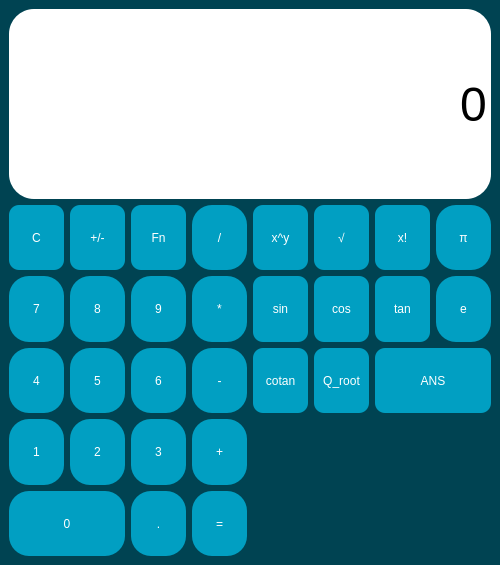
<?xml version="1.0" encoding="UTF-8"?>
<ui version="4.0">
 <class>ParniScitacka</class>
 <widget class="QMainWindow" name="ParniScitacka">
  <property name="geometry">
   <rect>
    <x>0</x>
    <y>0</y>
    <width>500</width>
    <height>565</height>
   </rect>
  </property>
  <property name="minimumSize">
   <size>
    <width>400</width>
    <height>400</height>
   </size>
  </property>
  <property name="maximumSize">
   <size>
    <width>1000</width>
    <height>800</height>
   </size>
  </property>
  <property name="windowTitle">
   <string>Parní Sčítačka</string>
  </property>
  <property name="windowIcon">
   <iconset theme="kcalc">
    <normaloff>.</normaloff>.</iconset>
  </property>
  <property name="windowOpacity">
   <double>1.000000000000000</double>
  </property>
  <property name="autoFillBackground">
   <bool>false</bool>
  </property>
  <property name="styleSheet">
   <string notr="true">QWidget{
	
	background-color: rgb(0, 67, 82);
}</string>
  </property>
  <widget class="QWidget" name="centralwidget">
   <layout class="QGridLayout" name="gridLayout_3" rowstretch="0,0,0,0,0,0,0" columnstretch="0,0,0,0,0,0,0,0">
    <item row="6" column="3">
     <widget class="QPushButton" name="ButtonEqual">
      <property name="sizePolicy">
       <sizepolicy hsizetype="Preferred" vsizetype="Preferred">
        <horstretch>0</horstretch>
        <verstretch>0</verstretch>
       </sizepolicy>
      </property>
      <property name="minimumSize">
       <size>
        <width>40</width>
        <height>40</height>
       </size>
      </property>
      <property name="styleSheet">
       <string notr="true">QPushButton {
	color: rgb(255, 255, 255);
	background-color: rgb(1, 159, 194);
	border-radius: 20px;
	padding: 5px;
	border-style: outset;
}

QPushButton:hover {
	color: rgb(255, 255, 255);
	background-color: rgb(1, 182, 218);
	border-radius: 20px;
	padding: 5px;
	border-style: outset;
}

QPushButton:pressed {
	color: rgb(255, 255, 255);
	background-color: rgb(1, 124, 149);
	border-radius: 20px;
	padding: 5px;
	border-style: outset;
}</string>
      </property>
      <property name="text">
       <string>=</string>
      </property>
     </widget>
    </item>
    <item row="1" column="1">
     <widget class="QPushButton" name="ButtonSwitch">
      <property name="sizePolicy">
       <sizepolicy hsizetype="Preferred" vsizetype="Preferred">
        <horstretch>0</horstretch>
        <verstretch>0</verstretch>
       </sizepolicy>
      </property>
      <property name="styleSheet">
       <string notr="true">QPushButton {
	color: rgb(255, 255, 255);
	background-color: rgb(1, 159, 194);
	border-radius: 10px;
	padding: 5px;
	border-style: outset;
}

QPushButton:hover {
	color: rgb(255, 255, 255);
	background-color: rgb(1, 182, 218);
	border-radius: 10px;
	padding: 5px;
	border-style: outset;
}

QPushButton:pressed {
	color: rgb(255, 255, 255);
	background-color: rgb(1, 124, 149);
	border-radius: 10px;
	padding: 5px;
	border-style: outset;
}</string>
      </property>
      <property name="text">
       <string>+/-</string>
      </property>
     </widget>
    </item>
    <item row="5" column="3">
     <widget class="QPushButton" name="ButtonPlus">
      <property name="sizePolicy">
       <sizepolicy hsizetype="Preferred" vsizetype="Preferred">
        <horstretch>0</horstretch>
        <verstretch>0</verstretch>
       </sizepolicy>
      </property>
      <property name="minimumSize">
       <size>
        <width>40</width>
        <height>40</height>
       </size>
      </property>
      <property name="styleSheet">
       <string notr="true">QPushButton {
	color: rgb(255, 255, 255);
	background-color: rgb(1, 159, 194);
	border-radius: 20px;
	padding: 5px;
	border-style: outset;
}

QPushButton:hover {
	color: rgb(255, 255, 255);
	background-color: rgb(1, 182, 218);
	border-radius: 20px;
	padding: 5px;
	border-style: outset;
}

QPushButton:pressed {
	color: rgb(255, 255, 255);
	background-color: rgb(1, 124, 149);
	border-radius: 20px;
	padding: 5px;
	border-style: outset;
}</string>
      </property>
      <property name="text">
       <string>+</string>
      </property>
     </widget>
    </item>
    <item row="4" column="3">
     <widget class="QPushButton" name="ButtonMinus">
      <property name="sizePolicy">
       <sizepolicy hsizetype="Preferred" vsizetype="Preferred">
        <horstretch>0</horstretch>
        <verstretch>0</verstretch>
       </sizepolicy>
      </property>
      <property name="minimumSize">
       <size>
        <width>40</width>
        <height>40</height>
       </size>
      </property>
      <property name="styleSheet">
       <string notr="true">QPushButton {
	color: rgb(255, 255, 255);
	background-color: rgb(1, 159, 194);
	border-radius: 20px;
	padding: 5px;
	border-style: outset;
}

QPushButton:hover {
	color: rgb(255, 255, 255);
	background-color: rgb(1, 182, 218);
	border-radius: 20px;
	padding: 5px;
	border-style: outset;
}

QPushButton:pressed {
	color: rgb(255, 255, 255);
	background-color: rgb(1, 124, 149);
	border-radius: 20px;
	padding: 5px;
	border-style: outset;
}</string>
      </property>
      <property name="text">
       <string>-</string>
      </property>
     </widget>
    </item>
    <item row="6" column="2">
     <widget class="QPushButton" name="ButtonDot">
      <property name="sizePolicy">
       <sizepolicy hsizetype="Preferred" vsizetype="Preferred">
        <horstretch>0</horstretch>
        <verstretch>0</verstretch>
       </sizepolicy>
      </property>
      <property name="minimumSize">
       <size>
        <width>40</width>
        <height>40</height>
       </size>
      </property>
      <property name="styleSheet">
       <string notr="true">QPushButton {
	color: rgb(255, 255, 255);
	background-color: rgb(1, 159, 194);
	border-radius: 20px;
	padding: 5px;
	border-style: outset;
}

QPushButton:hover {
	color: rgb(255, 255, 255);
	background-color: rgb(1, 182, 218);
	border-radius: 20px;
	padding: 5px;
	border-style: outset;
}

QPushButton:pressed {
	color: rgb(255, 255, 255);
	background-color: rgb(1, 124, 149);
	border-radius: 20px;
	padding: 5px;
	border-style: outset;
}</string>
      </property>
      <property name="text">
       <string>.</string>
      </property>
     </widget>
    </item>
    <item row="1" column="7">
     <widget class="QPushButton" name="ButtonPI">
      <property name="sizePolicy">
       <sizepolicy hsizetype="Preferred" vsizetype="Preferred">
        <horstretch>0</horstretch>
        <verstretch>0</verstretch>
       </sizepolicy>
      </property>
      <property name="styleSheet">
       <string notr="true">QPushButton {
	color: rgb(255, 255, 255);
	background-color: rgb(1, 159, 194);
	border-radius: 20px;
	padding: 5px;
	border-style: outset;
}

QPushButton:hover {
	color: rgb(255, 255, 255);
	background-color: rgb(1, 182, 218);
	border-radius: 20px;
	padding: 5px;
	border-style: outset;
}

QPushButton:pressed {
	color: rgb(255, 255, 255);
	background-color: rgb(1, 124, 149);
	border-radius: 20px;
	padding: 5px;
	border-style: outset;
}</string>
      </property>
      <property name="text">
       <string>π</string>
      </property>
     </widget>
    </item>
    <item row="4" column="4">
     <widget class="QPushButton" name="ButtonCotan">
      <property name="sizePolicy">
       <sizepolicy hsizetype="Preferred" vsizetype="Preferred">
        <horstretch>0</horstretch>
        <verstretch>0</verstretch>
       </sizepolicy>
      </property>
      <property name="minimumSize">
       <size>
        <width>40</width>
        <height>40</height>
       </size>
      </property>
      <property name="styleSheet">
       <string notr="true">QPushButton {
	color: rgb(255, 255, 255);
	background-color: rgb(1, 159, 194);
	border-radius: 10px;
	padding: 5px;
	border-style: outset;
}

QPushButton:hover {
	color: rgb(255, 255, 255);
	background-color: rgb(1, 182, 218);
	border-radius: 10px;
	padding: 5px;
	border-style: outset;
}

QPushButton:pressed {
	color: rgb(255, 255, 255);
	background-color: rgb(1, 124, 149);
	border-radius: 10px;
	padding: 5px;
	border-style: outset;
}</string>
      </property>
      <property name="text">
       <string>cotan</string>
      </property>
     </widget>
    </item>
    <item row="3" column="2">
     <widget class="QPushButton" name="Button9">
      <property name="sizePolicy">
       <sizepolicy hsizetype="Preferred" vsizetype="Preferred">
        <horstretch>0</horstretch>
        <verstretch>0</verstretch>
       </sizepolicy>
      </property>
      <property name="minimumSize">
       <size>
        <width>40</width>
        <height>40</height>
       </size>
      </property>
      <property name="styleSheet">
       <string notr="true">QPushButton {
	color: rgb(255, 255, 255);
	background-color: rgb(1, 159, 194);
	border-radius: 20px;
	padding: 5px;
	border-style: outset;
}

QPushButton:hover {
	color: rgb(255, 255, 255);
	background-color: rgb(1, 182, 218);
	border-radius: 20px;
	padding: 5px;
	border-style: outset;
}

QPushButton:pressed {
	color: rgb(255, 255, 255);
	background-color: rgb(1, 124, 149);
	border-radius: 20px;
	padding: 5px;
	border-style: outset;
}</string>
      </property>
      <property name="text">
       <string>9</string>
      </property>
     </widget>
    </item>
    <item row="0" column="0" colspan="8">
     <widget class="QLineEdit" name="Display">
      <property name="sizePolicy">
       <sizepolicy hsizetype="Preferred" vsizetype="Expanding">
        <horstretch>0</horstretch>
        <verstretch>0</verstretch>
       </sizepolicy>
      </property>
      <property name="minimumSize">
       <size>
        <width>200</width>
        <height>95</height>
       </size>
      </property>
      <property name="maximumSize">
       <size>
        <width>1000</width>
        <height>190</height>
       </size>
      </property>
      <property name="font">
       <font>
        <pointsize>36</pointsize>
       </font>
      </property>
      <property name="styleSheet">
       <string notr="true">QLineEdit {
	color: rgb(0, 0, 0);
	background-color: rgb(255, 255, 255);
	border-radius: 25%;
}</string>
      </property>
      <property name="text">
       <string>0</string>
      </property>
      <property name="alignment">
       <set>Qt::AlignRight|Qt::AlignTrailing|Qt::AlignVCenter</set>
      </property>
      <property name="readOnly">
       <bool>true</bool>
      </property>
     </widget>
    </item>
    <item row="4" column="5">
     <widget class="QPushButton" name="ButtonQRoot">
      <property name="sizePolicy">
       <sizepolicy hsizetype="Preferred" vsizetype="Preferred">
        <horstretch>0</horstretch>
        <verstretch>0</verstretch>
       </sizepolicy>
      </property>
      <property name="minimumSize">
       <size>
        <width>40</width>
        <height>40</height>
       </size>
      </property>
      <property name="styleSheet">
       <string notr="true">QPushButton {
	color: rgb(255, 255, 255);
	background-color: rgb(1, 159, 194);
	border-radius: 10px;
	padding: 5px;
	border-style: outset;
}

QPushButton:hover {
	color: rgb(255, 255, 255);
	background-color: rgb(1, 182, 218);
	border-radius: 10px;
	padding: 5px;
	border-style: outset;
}

QPushButton:pressed {
	color: rgb(255, 255, 255);
	background-color: rgb(1, 124, 149);
	border-radius: 10px;
	padding: 5px;
	border-style: outset;
}</string>
      </property>
      <property name="text">
       <string>Q_root</string>
      </property>
     </widget>
    </item>
    <item row="3" column="3">
     <widget class="QPushButton" name="ButtonMultiply">
      <property name="sizePolicy">
       <sizepolicy hsizetype="Preferred" vsizetype="Preferred">
        <horstretch>0</horstretch>
        <verstretch>0</verstretch>
       </sizepolicy>
      </property>
      <property name="minimumSize">
       <size>
        <width>40</width>
        <height>40</height>
       </size>
      </property>
      <property name="styleSheet">
       <string notr="true">QPushButton {
	color: rgb(255, 255, 255);
	background-color: rgb(1, 159, 194);
	border-radius: 20px;
	padding: 5px;
	border-style: outset;
}

QPushButton:hover {
	color: rgb(255, 255, 255);
	background-color: rgb(1, 182, 218);
	border-radius: 20px;
	padding: 5px;
	border-style: outset;
}

QPushButton:pressed {
	color: rgb(255, 255, 255);
	background-color: rgb(1, 124, 149);
	border-radius: 20px;
	padding: 5px;
	border-style: outset;
}</string>
      </property>
      <property name="text">
       <string>*</string>
      </property>
     </widget>
    </item>
    <item row="1" column="4">
     <widget class="QPushButton" name="ButtonPow">
      <property name="sizePolicy">
       <sizepolicy hsizetype="Preferred" vsizetype="Preferred">
        <horstretch>0</horstretch>
        <verstretch>0</verstretch>
       </sizepolicy>
      </property>
      <property name="styleSheet">
       <string notr="true">QPushButton {
	color: rgb(255, 255, 255);
	background-color: rgb(1, 159, 194);
	border-radius: 10px;
	padding: 5px;
	border-style: outset;
}

QPushButton:hover {
	color: rgb(255, 255, 255);
	background-color: rgb(1, 182, 218);
	border-radius: 10px;
	padding: 5px;
	border-style: outset;
}

QPushButton:pressed {
	color: rgb(255, 255, 255);
	background-color: rgb(1, 124, 149);
	border-radius: 10px;
	padding: 5px;
	border-style: outset;
}</string>
      </property>
      <property name="text">
       <string>x^y</string>
      </property>
     </widget>
    </item>
    <item row="1" column="5">
     <widget class="QPushButton" name="ButtonSqrt">
      <property name="sizePolicy">
       <sizepolicy hsizetype="Preferred" vsizetype="Preferred">
        <horstretch>0</horstretch>
        <verstretch>0</verstretch>
       </sizepolicy>
      </property>
      <property name="styleSheet">
       <string notr="true">QPushButton {
	color: rgb(255, 255, 255);
	background-color: rgb(1, 159, 194);
	border-radius: 10px;
	padding: 5px;
	border-style: outset;
}

QPushButton:hover {
	color: rgb(255, 255, 255);
	background-color: rgb(1, 182, 218);
	border-radius: 10px;
	padding: 5px;
	border-style: outset;
}

QPushButton:pressed {
	color: rgb(255, 255, 255);
	background-color: rgb(1, 124, 149);
	border-radius: 10px;
	padding: 5px;
	border-style: outset;
}</string>
      </property>
      <property name="text">
       <string>√</string>
      </property>
     </widget>
    </item>
    <item row="4" column="2">
     <widget class="QPushButton" name="Button6">
      <property name="sizePolicy">
       <sizepolicy hsizetype="Preferred" vsizetype="Preferred">
        <horstretch>0</horstretch>
        <verstretch>0</verstretch>
       </sizepolicy>
      </property>
      <property name="minimumSize">
       <size>
        <width>40</width>
        <height>40</height>
       </size>
      </property>
      <property name="styleSheet">
       <string notr="true">QPushButton {
	color: rgb(255, 255, 255);
	background-color: rgb(1, 159, 194);
	border-radius: 20px;
	padding: 5px;
	border-style: outset;
}

QPushButton:hover {
	color: rgb(255, 255, 255);
	background-color: rgb(1, 182, 218);
	border-radius: 20px;
	padding: 5px;
	border-style: outset;
}

QPushButton:pressed {
	color: rgb(255, 255, 255);
	background-color: rgb(1, 124, 149);
	border-radius: 20px;
	padding: 5px;
	border-style: outset;
}</string>
      </property>
      <property name="text">
       <string>6</string>
      </property>
     </widget>
    </item>
    <item row="3" column="4">
     <widget class="QPushButton" name="ButtonSin">
      <property name="sizePolicy">
       <sizepolicy hsizetype="Preferred" vsizetype="Preferred">
        <horstretch>0</horstretch>
        <verstretch>0</verstretch>
       </sizepolicy>
      </property>
      <property name="minimumSize">
       <size>
        <width>40</width>
        <height>40</height>
       </size>
      </property>
      <property name="styleSheet">
       <string notr="true">QPushButton {
	color: rgb(255, 255, 255);
	background-color: rgb(1, 159, 194);
	border-radius: 10px;
	padding: 5px;
	border-style: outset;
}

QPushButton:hover {
	color: rgb(255, 255, 255);
	background-color: rgb(1, 182, 218);
	border-radius: 10px;
	padding: 5px;
	border-style: outset;
}

QPushButton:pressed {
	color: rgb(255, 255, 255);
	background-color: rgb(1, 124, 149);
	border-radius: 10px;
	padding: 5px;
	border-style: outset;
}</string>
      </property>
      <property name="text">
       <string>sin</string>
      </property>
     </widget>
    </item>
    <item row="1" column="0">
     <widget class="QPushButton" name="ButtonReset">
      <property name="sizePolicy">
       <sizepolicy hsizetype="Preferred" vsizetype="Preferred">
        <horstretch>0</horstretch>
        <verstretch>0</verstretch>
       </sizepolicy>
      </property>
      <property name="minimumSize">
       <size>
        <width>40</width>
        <height>40</height>
       </size>
      </property>
      <property name="styleSheet">
       <string notr="true">QPushButton {
	color: rgb(255, 255, 255);
	background-color: rgb(1, 159, 194);
	border-radius: 10px;
	padding: 5px;
	border-style: outset;
}

QPushButton:hover {
	color: rgb(255, 255, 255);
	background-color: rgb(1, 182, 218);
	border-radius: 10px;
	padding: 5px;
	border-style: outset;
}

QPushButton:pressed {
	color: rgb(255, 255, 255);
	background-color: rgb(1, 124, 149);
	border-radius: 10px;
	padding: 5px;
	border-style: outset;
}</string>
      </property>
      <property name="text">
       <string>C</string>
      </property>
     </widget>
    </item>
    <item row="5" column="1">
     <widget class="QPushButton" name="Button2">
      <property name="sizePolicy">
       <sizepolicy hsizetype="Preferred" vsizetype="Preferred">
        <horstretch>0</horstretch>
        <verstretch>0</verstretch>
       </sizepolicy>
      </property>
      <property name="minimumSize">
       <size>
        <width>40</width>
        <height>40</height>
       </size>
      </property>
      <property name="styleSheet">
       <string notr="true">QPushButton {
	color: rgb(255, 255, 255);
	background-color: rgb(1, 159, 194);
	border-radius: 20px;
	padding: 5px;
	border-style: outset;
}

QPushButton:hover {
	color: rgb(255, 255, 255);
	background-color: rgb(1, 182, 218);
	border-radius: 20px;
	padding: 5px;
	border-style: outset;
}

QPushButton:pressed {
	color: rgb(255, 255, 255);
	background-color: rgb(1, 124, 149);
	border-radius: 20px;
	padding: 5px;
	border-style: outset;
}</string>
      </property>
      <property name="text">
       <string>2</string>
      </property>
     </widget>
    </item>
    <item row="1" column="3">
     <widget class="QPushButton" name="ButtonDivide">
      <property name="sizePolicy">
       <sizepolicy hsizetype="Preferred" vsizetype="Preferred">
        <horstretch>0</horstretch>
        <verstretch>0</verstretch>
       </sizepolicy>
      </property>
      <property name="styleSheet">
       <string notr="true">QPushButton {
	color: rgb(255, 255, 255);
	background-color: rgb(1, 159, 194);
	border-radius: 20px;
	padding: 5px;
	border-style: outset;
}

QPushButton:hover {
	color: rgb(255, 255, 255);
	background-color: rgb(1, 182, 218);
	border-radius: 20px;
	padding: 5px;
	border-style: outset;
}

QPushButton:pressed {
	color: rgb(255, 255, 255);
	background-color: rgb(1, 124, 149);
	border-radius: 20px;
	padding: 5px;
	border-style: outset;
}</string>
      </property>
      <property name="text">
       <string>/</string>
      </property>
     </widget>
    </item>
    <item row="3" column="7">
     <widget class="QPushButton" name="ButtonEuler">
      <property name="sizePolicy">
       <sizepolicy hsizetype="Preferred" vsizetype="Preferred">
        <horstretch>0</horstretch>
        <verstretch>0</verstretch>
       </sizepolicy>
      </property>
      <property name="minimumSize">
       <size>
        <width>40</width>
        <height>40</height>
       </size>
      </property>
      <property name="styleSheet">
       <string notr="true">QPushButton {
	color: rgb(255, 255, 255);
	background-color: rgb(1, 159, 194);
	border-radius: 20px;
	padding: 5px;
	border-style: outset;
}

QPushButton:hover {
	color: rgb(255, 255, 255);
	background-color: rgb(1, 182, 218);
	border-radius: 20px;
	padding: 5px;
	border-style: outset;
}

QPushButton:pressed {
	color: rgb(255, 255, 255);
	background-color: rgb(1, 124, 149);
	border-radius: 20px;
	padding: 5px;
	border-style: outset;
}</string>
      </property>
      <property name="text">
       <string>e</string>
      </property>
     </widget>
    </item>
    <item row="5" column="2">
     <widget class="QPushButton" name="Button3">
      <property name="sizePolicy">
       <sizepolicy hsizetype="Preferred" vsizetype="Preferred">
        <horstretch>0</horstretch>
        <verstretch>0</verstretch>
       </sizepolicy>
      </property>
      <property name="minimumSize">
       <size>
        <width>40</width>
        <height>40</height>
       </size>
      </property>
      <property name="styleSheet">
       <string notr="true">QPushButton {
	color: rgb(255, 255, 255);
	background-color: rgb(1, 159, 194);
	border-radius: 20px;
	padding: 5px;
	border-style: outset;
}

QPushButton:hover {
	color: rgb(255, 255, 255);
	background-color: rgb(1, 182, 218);
	border-radius: 20px;
	padding: 5px;
	border-style: outset;
}

QPushButton:pressed {
	color: rgb(255, 255, 255);
	background-color: rgb(1, 124, 149);
	border-radius: 20px;
	padding: 5px;
	border-style: outset;
}</string>
      </property>
      <property name="text">
       <string>3</string>
      </property>
     </widget>
    </item>
    <item row="3" column="1">
     <widget class="QPushButton" name="Button8">
      <property name="sizePolicy">
       <sizepolicy hsizetype="Preferred" vsizetype="Preferred">
        <horstretch>0</horstretch>
        <verstretch>0</verstretch>
       </sizepolicy>
      </property>
      <property name="minimumSize">
       <size>
        <width>40</width>
        <height>40</height>
       </size>
      </property>
      <property name="styleSheet">
       <string notr="true">QPushButton {
	color: rgb(255, 255, 255);
	background-color: rgb(1, 159, 194);
	border-radius: 20px;
	padding: 5px;
	border-style: outset;
}

QPushButton:hover {
	color: rgb(255, 255, 255);
	background-color: rgb(1, 182, 218);
	border-radius: 20px;
	padding: 5px;
	border-style: outset;
}

QPushButton:pressed {
	color: rgb(255, 255, 255);
	background-color: rgb(1, 124, 149);
	border-radius: 20px;
	padding: 5px;
	border-style: outset;
}</string>
      </property>
      <property name="text">
       <string>8</string>
      </property>
     </widget>
    </item>
    <item row="4" column="1">
     <widget class="QPushButton" name="Button5">
      <property name="sizePolicy">
       <sizepolicy hsizetype="Preferred" vsizetype="Preferred">
        <horstretch>0</horstretch>
        <verstretch>0</verstretch>
       </sizepolicy>
      </property>
      <property name="minimumSize">
       <size>
        <width>40</width>
        <height>40</height>
       </size>
      </property>
      <property name="styleSheet">
       <string notr="true">QPushButton {
	color: rgb(255, 255, 255);
	background-color: rgb(1, 159, 194);
	border-radius: 20px;
	padding: 5px;
	border-style: outset;
}

QPushButton:hover {
	color: rgb(255, 255, 255);
	background-color: rgb(1, 182, 218);
	border-radius: 20px;
	padding: 5px;
	border-style: outset;
}

QPushButton:pressed {
	color: rgb(255, 255, 255);
	background-color: rgb(1, 124, 149);
	border-radius: 20px;
	padding: 5px;
	border-style: outset;
}</string>
      </property>
      <property name="text">
       <string>5</string>
      </property>
     </widget>
    </item>
    <item row="3" column="5">
     <widget class="QPushButton" name="ButtonCos">
      <property name="sizePolicy">
       <sizepolicy hsizetype="Preferred" vsizetype="Preferred">
        <horstretch>0</horstretch>
        <verstretch>0</verstretch>
       </sizepolicy>
      </property>
      <property name="minimumSize">
       <size>
        <width>40</width>
        <height>40</height>
       </size>
      </property>
      <property name="styleSheet">
       <string notr="true">QPushButton {
	color: rgb(255, 255, 255);
	background-color: rgb(1, 159, 194);
	border-radius: 10px;
	padding: 5px;
	border-style: outset;
}

QPushButton:hover {
	color: rgb(255, 255, 255);
	background-color: rgb(1, 182, 218);
	border-radius: 10px;
	padding: 5px;
	border-style: outset;
}

QPushButton:pressed {
	color: rgb(255, 255, 255);
	background-color: rgb(1, 124, 149);
	border-radius: 10px;
	padding: 5px;
	border-style: outset;
}</string>
      </property>
      <property name="text">
       <string>cos</string>
      </property>
     </widget>
    </item>
    <item row="3" column="6">
     <widget class="QPushButton" name="ButtonTan">
      <property name="sizePolicy">
       <sizepolicy hsizetype="Preferred" vsizetype="Preferred">
        <horstretch>0</horstretch>
        <verstretch>0</verstretch>
       </sizepolicy>
      </property>
      <property name="minimumSize">
       <size>
        <width>40</width>
        <height>40</height>
       </size>
      </property>
      <property name="styleSheet">
       <string notr="true">QPushButton {
	color: rgb(255, 255, 255);
	background-color: rgb(1, 159, 194);
	border-radius: 10px;
	padding: 5px;
	border-style: outset;
}

QPushButton:hover {
	color: rgb(255, 255, 255);
	background-color: rgb(1, 182, 218);
	border-radius: 10px;
	padding: 5px;
	border-style: outset;
}

QPushButton:pressed {
	color: rgb(255, 255, 255);
	background-color: rgb(1, 124, 149);
	border-radius: 10px;
	padding: 5px;
	border-style: outset;
}</string>
      </property>
      <property name="text">
       <string>tan</string>
      </property>
     </widget>
    </item>
    <item row="1" column="6">
     <widget class="QPushButton" name="ButtonFact">
      <property name="sizePolicy">
       <sizepolicy hsizetype="Preferred" vsizetype="Preferred">
        <horstretch>0</horstretch>
        <verstretch>0</verstretch>
       </sizepolicy>
      </property>
      <property name="styleSheet">
       <string notr="true">QPushButton {
	color: rgb(255, 255, 255);
	background-color: rgb(1, 159, 194);
	border-radius: 10px;
	padding: 5px;
	border-style: outset;
}

QPushButton:hover {
	color: rgb(255, 255, 255);
	background-color: rgb(1, 182, 218);
	border-radius: 10px;
	padding: 5px;
	border-style: outset;
}

QPushButton:pressed {
	color: rgb(255, 255, 255);
	background-color: rgb(1, 124, 149);
	border-radius: 10px;
	padding: 5px;
	border-style: outset;
}</string>
      </property>
      <property name="text">
       <string>x!</string>
      </property>
     </widget>
    </item>
    <item row="5" column="0">
     <widget class="QPushButton" name="Button1">
      <property name="sizePolicy">
       <sizepolicy hsizetype="Preferred" vsizetype="Preferred">
        <horstretch>0</horstretch>
        <verstretch>0</verstretch>
       </sizepolicy>
      </property>
      <property name="minimumSize">
       <size>
        <width>40</width>
        <height>40</height>
       </size>
      </property>
      <property name="styleSheet">
       <string notr="true">QPushButton {
	color: rgb(255, 255, 255);
	background-color: rgb(1, 159, 194);
	border-radius: 20px;
	padding: 5px;
	border-style: outset;
}

QPushButton:hover {
	color: rgb(255, 255, 255);
	background-color: rgb(1, 182, 218);
	border-radius: 20px;
	padding: 5px;
	border-style: outset;
}

QPushButton:pressed {
	color: rgb(255, 255, 255);
	background-color: rgb(1, 124, 149);
	border-radius: 20px;
	padding: 5px;
	border-style: outset;
}</string>
      </property>
      <property name="text">
       <string>1</string>
      </property>
     </widget>
    </item>
    <item row="4" column="0">
     <widget class="QPushButton" name="Button4">
      <property name="sizePolicy">
       <sizepolicy hsizetype="Preferred" vsizetype="Preferred">
        <horstretch>0</horstretch>
        <verstretch>0</verstretch>
       </sizepolicy>
      </property>
      <property name="minimumSize">
       <size>
        <width>40</width>
        <height>40</height>
       </size>
      </property>
      <property name="styleSheet">
       <string notr="true">QPushButton {
	color: rgb(255, 255, 255);
	background-color: rgb(1, 159, 194);
	border-radius: 20px;
	padding: 5px;
	border-style: outset;
}

QPushButton:hover {
	color: rgb(255, 255, 255);
	background-color: rgb(1, 182, 218);
	border-radius: 20px;
	padding: 5px;
	border-style: outset;
}

QPushButton:pressed {
	color: rgb(255, 255, 255);
	background-color: rgb(1, 124, 149);
	border-radius: 20px;
	padding: 5px;
	border-style: outset;
}</string>
      </property>
      <property name="text">
       <string>4</string>
      </property>
     </widget>
    </item>
    <item row="3" column="0">
     <widget class="QPushButton" name="Button7">
      <property name="sizePolicy">
       <sizepolicy hsizetype="Preferred" vsizetype="Preferred">
        <horstretch>0</horstretch>
        <verstretch>0</verstretch>
       </sizepolicy>
      </property>
      <property name="minimumSize">
       <size>
        <width>40</width>
        <height>40</height>
       </size>
      </property>
      <property name="styleSheet">
       <string notr="true">QPushButton {
	color: rgb(255, 255, 255);
	background-color: rgb(1, 159, 194);
	border-radius: 20px;
	padding: 5px;
	border-style: outset;
}

QPushButton:hover {
	color: rgb(255, 255, 255);
	background-color: rgb(1, 182, 218);
	border-radius: 20px;
	padding: 5px;
	border-style: outset;
}

QPushButton:pressed {
	color: rgb(255, 255, 255);
	background-color: rgb(1, 124, 149);
	border-radius: 20px;
	padding: 5px;
	border-style: outset;
}</string>
      </property>
      <property name="text">
       <string>7</string>
      </property>
     </widget>
    </item>
    <item row="6" column="0" colspan="2">
     <widget class="QPushButton" name="Button0">
      <property name="sizePolicy">
       <sizepolicy hsizetype="Preferred" vsizetype="Preferred">
        <horstretch>0</horstretch>
        <verstretch>0</verstretch>
       </sizepolicy>
      </property>
      <property name="minimumSize">
       <size>
        <width>40</width>
        <height>40</height>
       </size>
      </property>
      <property name="styleSheet">
       <string notr="true">QPushButton {
	color: rgb(255, 255, 255);
	background-color: rgb(1, 159, 194);
	border-radius: 20px;
	padding: 5px;
	border-style: outset;
}

QPushButton:hover {
	color: rgb(255, 255, 255);
	background-color: rgb(1, 182, 218);
	border-radius: 20px;
	padding: 5px;
	border-style: outset;
}

QPushButton:pressed {
	color: rgb(255, 255, 255);
	background-color: rgb(1, 124, 149);
	border-radius: 20px;
	padding: 5px;
	border-style: outset;
}</string>
      </property>
      <property name="text">
       <string>0</string>
      </property>
     </widget>
    </item>
    <item row="4" column="6" colspan="2">
     <widget class="QPushButton" name="ButtonAns">
      <property name="sizePolicy">
       <sizepolicy hsizetype="Preferred" vsizetype="Preferred">
        <horstretch>0</horstretch>
        <verstretch>0</verstretch>
       </sizepolicy>
      </property>
      <property name="minimumSize">
       <size>
        <width>40</width>
        <height>40</height>
       </size>
      </property>
      <property name="styleSheet">
       <string notr="true">QPushButton {
	color: rgb(255, 255, 255);
	background-color: rgb(1, 159, 194);
	border-radius: 10px;
	padding: 5px;
	border-style: outset;
}

QPushButton:hover {
	color: rgb(255, 255, 255);
	background-color: rgb(1, 182, 218);
	border-radius: 10px;
	padding: 5px;
	border-style: outset;
}

QPushButton:pressed {
	color: rgb(255, 255, 255);
	background-color: rgb(1, 124, 149);
	border-radius: 10px;
	padding: 5px;
	border-style: outset;
}</string>
      </property>
      <property name="text">
       <string>ANS</string>
      </property>
     </widget>
    </item>
    <item row="1" column="2">
     <widget class="QPushButton" name="ButtonFunctions">
      <property name="sizePolicy">
       <sizepolicy hsizetype="Preferred" vsizetype="Preferred">
        <horstretch>0</horstretch>
        <verstretch>0</verstretch>
       </sizepolicy>
      </property>
      <property name="styleSheet">
       <string notr="true">QPushButton {
	color: rgb(255, 255, 255);
	background-color: rgb(1, 159, 194);
	border-radius: 10px;
	padding: 5px;
	border-style: outset;
}

QPushButton:hover {
	color: rgb(255, 255, 255);
	background-color: rgb(1, 182, 218);
	border-radius: 10px;
	padding: 5px;
	border-style: outset;
}

QPushButton:pressed {
	color: rgb(255, 255, 255);
	background-color: rgb(1, 124, 149);
	border-radius: 10px;
	padding: 5px;
	border-style: outset;
}</string>
      </property>
      <property name="text">
       <string>Fn</string>
      </property>
     </widget>
    </item>
   </layout>
  </widget>
 </widget>
 <resources/>
 <connections/>
</ui>
